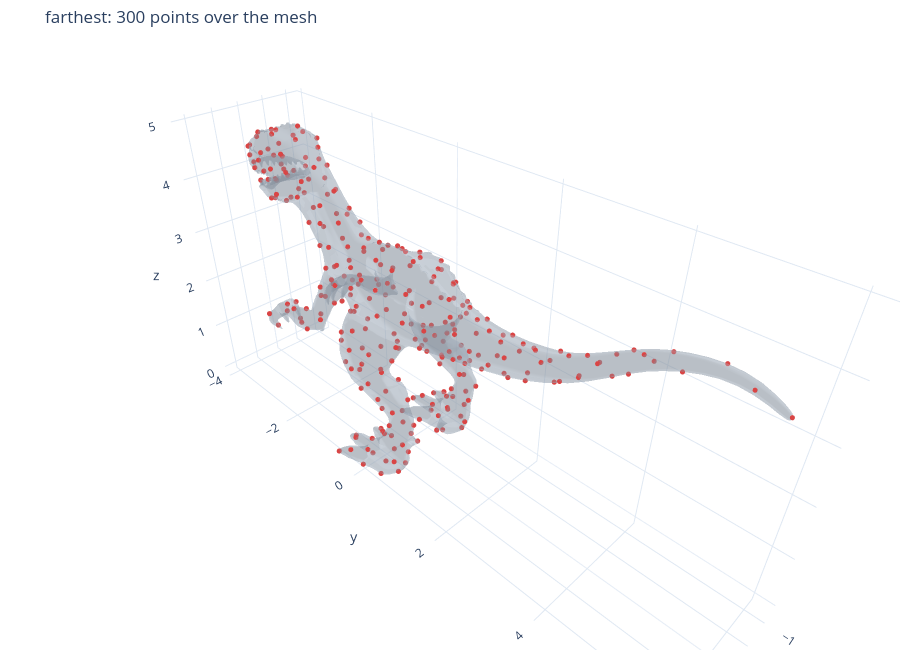

The notebook cell this image was saved under:
### Code cell
method = "farthest"

processor = MeshProcessor(mesh)
result = processor.run(n_points, method=method, seed=seed,
                       important_points=important_points)

show(mesh_trace(mesh, opacity=0.35), point_trace(result),
     title=f"{method}: {n_points} points over the mesh")

### Figure 1 — Plotly figure (JSON) as saved in the notebook; plotly's stock layout.template omitted (floating-point values rounded to 4 significant figures; data arrays with more than 128 entries replaced by an {"elided": "..."} marker saying what was removed)
{"data": [{"color": "#a8b5c4", "hoverinfo": "skip", "i": {"elided": "22294 int values"}, "j": {"elided": "22294 int values"}, "k": {"elided": "22294 int values"}, "name": "Mesh", "opacity": 0.35, "type": "mesh3d", "x": {"elided": "11677 float values"}, "y": {"elided": "11677 float values"}, "z": {"elided": "11677 float values"}}, {"marker": {"color": {"elided": "300 str values"}, "opacity": 1, "size": 3}, "mode": "markers", "name": "Selected points", "type": "scatter3d", "x": {"elided": "300 float values"}, "y": {"elided": "300 float values"}, "z": {"elided": "300 float values"}}], "layout": {"height": 650, "margin": {"b": 0, "l": 0, "r": 0, "t": 45}, "scene": {"aspectmode": "data", "camera": {"up": {"x": 0, "y": 0, "z": 1}}}, "title": {"text": "farthest: 300 points over the mesh"}}}
